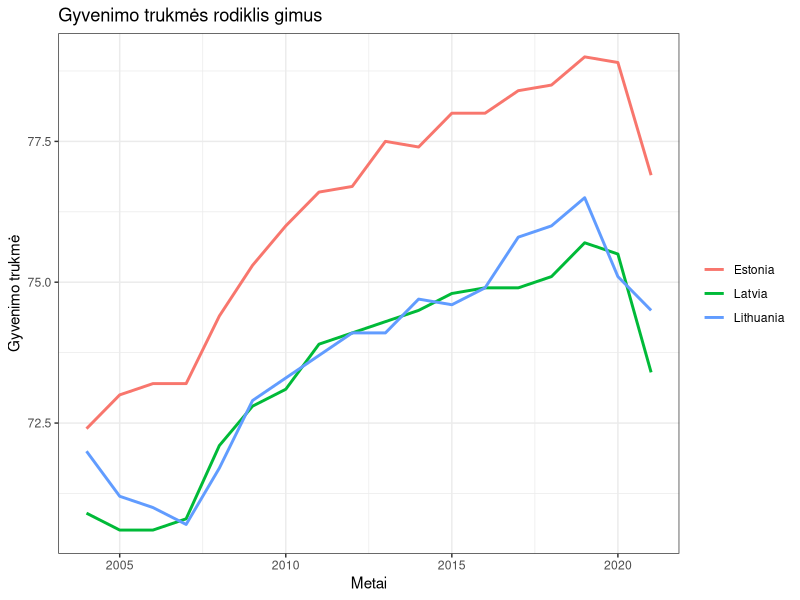

This chart was generated by the following R code:
# Install packages if not already installed
if (!require(ggplot2)) install.packages("ggplot2")
if (!require(dplyr)) install.packages("dplyr")

# Load packages
library(ggplot2)
library(dplyr)

# Read the dataset
well_being_data <- read.csv("WellBeing.csv")

# Filter the data for life expectancy
life_expectancy_data <- well_being_data %>%
  filter(VARIABLE == "5_1") %>%
  select(Country, TIME, Value)

# Create a fancy chart
ggplot(life_expectancy_data, aes(x = TIME, y = Value, group = Country, color = Country)) +
  theme_bw() +
  geom_line(size = 1) +
  labs(title = "Gyvenimo trukmės rodiklis gimus",
       x = "Metai",
       y = "Gyvenimo trukmė") +
  theme(legend.title = element_blank())